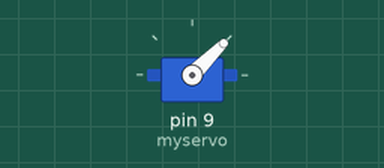
Simulated run of this sketch. Board: Arduino Uno, built with avr-gcc and run on an emulated ATmega328P. On the bench: servo. Random numbers use the default seed unless the sketch sets one.

Above: at 0.05 s.
At 0.2 s:
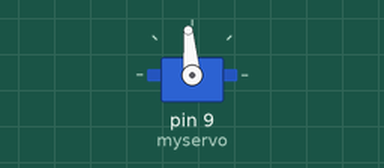
At 0.35 s:
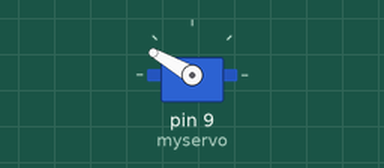
At 0.65 s:
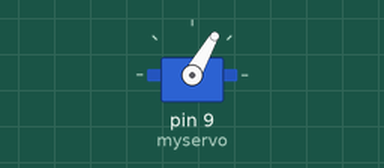
Timing chart, 0 to 3.0 s (numbered marks = the images above):
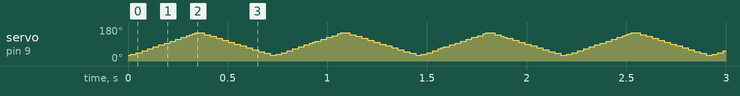

The sketch:

agan.ino
```cpp
#include <Servo.h>

Servo myservo;  // create servo object to control a servo
// twelve servo objects can be created on most boards

int pos = 0;    // variable to store the servo position

void setup() {
  myservo.attach(9);  // attaches the servo on pin 9 to the servo object
}

void loop() {
  int delta=random(0,100);   //random num from 0 to 100\(long int)
  float Bias=delta/100;


  for (pos = 30; pos <= 150; pos += 5) { // goes from 0 degrees to 180 degrees
    // in steps of 1 degree
    myservo.write(pos);              // tell servo to go to position in variable 'pos'
    delay(14);                       // waits 15ms for the servo to reach the position

  }
  for (pos = 150; pos >= 30; pos -= 5) { // goes from 180 degrees to 0 degrees
    myservo.write(pos);              // tell servo to go to position in variable 'pos'
    delay(15);                       // waits 15ms for the servo to reach the position
  }
}
```
